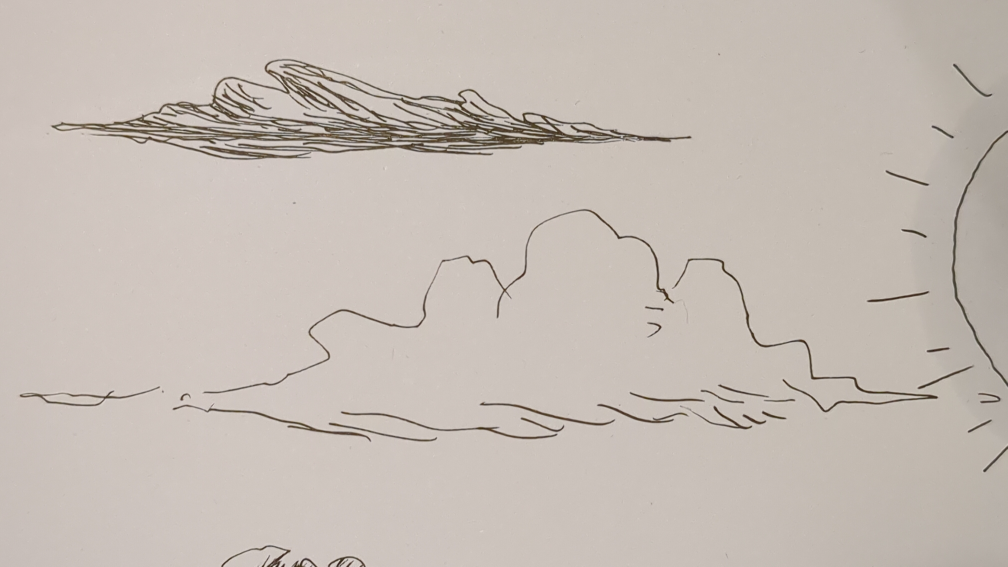
#> input picture workshop/nuages-2.jpg, 4032 x 2268 px, found by its file name (shown at 1/4 size)
$ python make_clouds.py ../workshop/nuages-1.jpg
#> lines starting #> are read from the running program, lines starting #| are printed output that depends on the picture; after the words box and inside, x2 and y2 are one past the last pixel; in counts of white or black regions, pixels touching at a corner belong together
# The engraving's clouds, from the pen drawings nuages-1.jpg and nuages-2.jpg: their
# ink cleaned, the inside filled with paper, engraver's hatching added in the shade (level strokes,
# swelling and breaking as a burin cuts them, closer and heavier low down, crossed in the deepest
# shade; the light from above left), the drawing's own strokes on top. RGBA PNGs.
# Needs numpy and Pillow. From the game's folder:
#   python3 tools/make_clouds.py            (writes assets/clouds/cloud-cumulus.png -- the one the game uses)
#   python3 tools/make_clouds.py --all DIR  (also the billowing one and the streaked one, taken out of the game)
import os, sys, math
from pathlib import Path
import numpy as np
from PIL import Image, ImageDraw, ImageFilter
from collections import deque

# Each cloud, cut out of its photo: the photo, and the box round it (left, top, right, bottom,
# in the photo's pixels).
DRAWINGS = Path(__file__).resolve().parents[1] / 'workshop' / 'specs and corrections'
SOURCES = {
    'billow':  ('nuages-1.jpg', (1238, 57, 2764, 1900)),
    'streak':  ('nuages-2.jpg', (172, 201, 2822, 662)),
    'cumulus': ('nuages-2.jpg', (43, 806, 3801, 1800)),
}

def crop(name):
    filename, box = SOURCES[name]
    with Image.open(DRAWINGS / filename) as photo:
        return photo.crop(box)

# ---- the ink: lighting flattened, a soft alpha (0 paper .. 1 ink), specks dropped ----
from PIL import Image, ImageFilter
from collections import deque

def ink(im, width, cut=0.80, soft=0.22, speck=40):
    im = im.convert('L')
    bg = im.filter(ImageFilter.GaussianBlur(45))
    g = np.asarray(im, dtype=np.float32) / np.maximum(np.asarray(bg, dtype=np.float32), 1)
    h = int(round(im.height * width / im.width))
    g = np.asarray(Image.fromarray(np.clip(g * 255, 0, 255).astype(np.uint8)).resize((width, h), Image.LANCZOS), dtype=np.float32) / 255
    a = np.clip((cut - g) / soft, 0, 1)
    return drop_specks(a, speck)

def components(mask):
    H, W = mask.shape
    lab = np.zeros((H, W), np.int32)
    comps = []
    ys, xs = np.nonzero(mask)
    for y0, x0 in zip(ys, xs):
        if lab[y0, x0]: continue
        n = len(comps) + 1
        q = deque([(y0, x0)]); lab[y0, x0] = n; pts = []
        while q:
            y, x = q.popleft(); pts.append((y, x))
            for dy in (-1, 0, 1):
                for dx in (-1, 0, 1):
                    yy, xx = y + dy, x + dx
                    if 0 <= yy < H and 0 <= xx < W and mask[yy, xx] and not lab[yy, xx]:
                        lab[yy, xx] = n; q.append((yy, xx))
        comps.append(np.array(pts))
    return lab, comps

def drop_specks(a, speck):
    lab, comps = components(a > 0.5)
    keep = np.zeros(len(comps) + 1, bool)
    for i, c in enumerate(comps): keep[i + 1] = len(c) >= speck
    near = keep[lab]                                     # (soft edges kept next to kept strokes)
    grow = np.asarray(Image.fromarray((near * 255).astype(np.uint8)).filter(ImageFilter.MaxFilter(5)), np.float32) / 255
    return a * grow

# ---- the clouds ----

PAPER = np.array([244, 240, 231], np.float32) / 255
INK = np.array([19, 17, 16], np.float32) / 255

def smooth(v, k):
    k = max(1, int(k)) | 1
    pad = np.pad(v, k // 2, mode='edge')
    return np.convolve(pad, np.ones(k) / k, mode='valid')

def fill_mask(a, close=9, sm=15):
    """Inside the cloud: each column filled from its topmost ink to its lowest, smoothed."""
    H, W = a.shape
    b = a > 0.5
    top = np.full(W, np.nan); bot = np.full(W, np.nan)
    for x in range(W):
        ys = np.nonzero(b[:, x])[0]
        if len(ys): top[x], bot[x] = ys[0], ys[-1]
    xs = np.arange(W); ok = ~np.isnan(top)
    if ok.sum() < 2: return np.zeros_like(a)
    top = np.interp(xs, xs[ok], top[ok]); bot = np.interp(xs, xs[ok], bot[ok])
    x0, x1 = xs[ok].min(), xs[ok].max()
    top, bot = smooth(top, sm), smooth(bot, sm)
    yy = np.arange(H)[:, None]
    m = ((yy >= top[None, :]) & (yy <= bot[None, :]) & (xs[None, :] >= x0) & (xs[None, :] <= x1)).astype(np.float32)
    im = Image.fromarray((m * 255).astype(np.uint8)).filter(ImageFilter.GaussianBlur(1.2))
    return np.asarray(im, np.float32) / 255, top, bot

def hatch(m, top, bot, spacing=10.0, heavy=4.6, seed=1):
    """Level strokes in the shade: from a third of the way down each column, heavier towards its
    bottom and its right (the light from above left); crossed where it is darkest; broken here and
    there, swelling along their length."""
    H, W = m.shape
    rng = np.random.default_rng(seed)
    yy, xx = np.mgrid[0:H, 0:W].astype(np.float32)
    v = np.clip((yy - top[None, :]) / np.maximum(bot - top, 1)[None, :], 0, 1)
    shade = np.clip((v - 0.3) / 0.7, 0, 1) ** 1.2 * (0.7 + 0.3 * xx / W)
    wave = 1.3 * np.sin(xx * 0.021 + yy * 0.004) + 0.7 * np.sin(xx * 0.057 + 2.1)
    u = (yy - wave) / spacing
    k = np.floor(u)
    d = np.abs(u - k - 0.5) * spacing
    swell = 0.65 + 0.35 * np.sin(xx * 0.03 + k * 1.7)
    breaks = np.sin(xx * 0.011 + k * 4.1) + 0.6 * np.sin(xx * 0.047 + k * 2.3)
    th = heavy * shade * swell * (breaks > -0.9)
    lines = np.clip(th / 2 - d + 0.5, 0, 1) * (th > 0.3)
    # crossed, at a slant, in the deepest shade
    u2 = (yy * math.cos(0.35) + xx * math.sin(0.35)) / (spacing * 1.3)
    d2 = np.abs(u2 - np.floor(u2) - 0.5) * spacing * 1.3
    th2 = 3.0 * np.clip((shade - 0.62) / 0.38, 0, 1)
    lines = np.maximum(lines, np.clip(th2 / 2 - d2 + 0.5, 0, 1) * (th2 > 0.3))
    edge = np.asarray(Image.fromarray((m * 255).astype(np.uint8)).filter(ImageFilter.MinFilter(5)), np.float32) / 255
    return lines * edge

def bold(a, grow=5):
    """The pen's lines made a burin's: wider, to stay lines once the cloud is drawn small."""
    im = Image.fromarray((a * 255).astype(np.uint8)).filter(ImageFilter.MaxFilter(grow)).filter(ImageFilter.GaussianBlur(0.8))
    return np.asarray(im, np.float32) / 255

def compose(a, m, h, grow=5):
    a = bold(a, grow)
    inkA = np.maximum(a, h)
    alpha = np.maximum(m, a)
    rgb = PAPER[None, None, :] * (1 - inkA[..., None]) + INK[None, None, :] * inkA[..., None]
    out = np.dstack([rgb, alpha[..., None]])
    return Image.fromarray((np.clip(out, 0, 1) * 255).astype(np.uint8), 'RGBA')

# [24 lines left out: functions stroke, billow_side, not called in this run]

def main(out, all_three=False):
    os.makedirs(out, exist_ok=True)
    if all_three:
        others(out)
    # the cumulus (nuages-2, middle), without the sun's rays on its right
    a = ink(crop('cumulus'), 1300)
#> in crop, photo is the input picture: PIL image 4032x2268 RGB; mean R, G, B 197.3, 188, 180.4
#> in components, `ys, xs = np.nonzero(mask)`: ys = 9510 values from 2 to 331; xs = 9510 values, max 1299 at index 3306, min 13 at index 4441, mean 764.8
#> the loop in components, `for y0, x0 in zip(ys, xs):` made 9510 passes
#> (y0, x0) on passes 2, 4, 5: (2, 392), (11, 789), (11, 790)
#> after the loop in components, `for y0, x0 in zip(ys, xs):`:
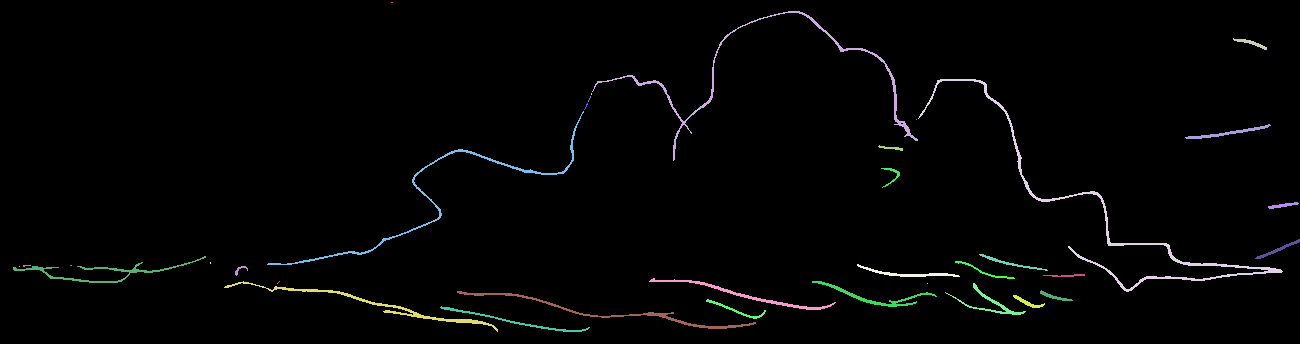
#> lab: shape (344, 1300) int32; 36 distinct labels, from 0 to 35; one colour per label, 0 black
#> after the loop in components, `for y0, x0 in zip(ys, xs):`: comps = 35 items
#> the loop in drop_specks, `for i, c in enumerate(comps): keep[i + 1] = len(c) >= speck` made 35 passes
#> c on passes 1, 5, 9, 18, 21, 22, 27, 29: [[2, 391], [2, 392]], [[93, 591], [94, 591]], [[119, 916]], [[262, 210], [263, 210]], [[265, 70], [265, 71]], [[266, 19]], [[281, 279], [282, 278], [283, 277]], [[283, 927]]
#> in drop_specks, `grow = np.asarray(Image.fromarray((near * 255).astype(np.uint8)).filte..`:
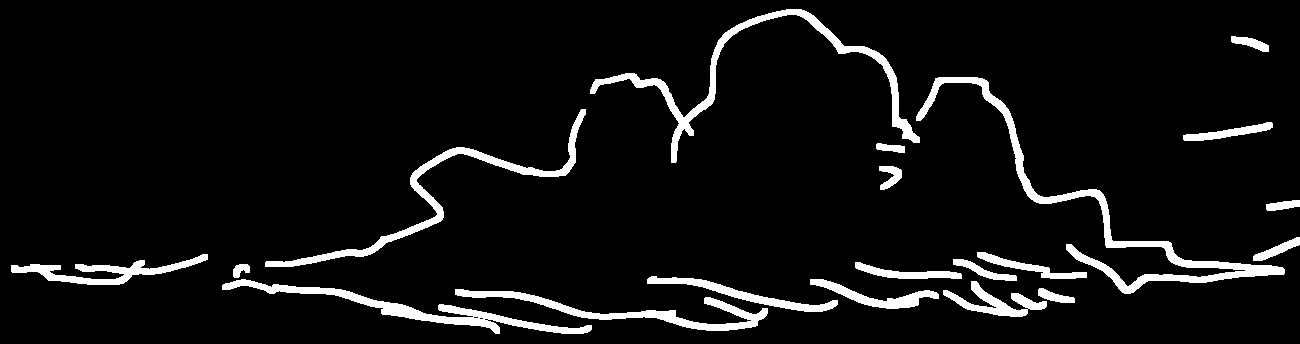
#> grow: shape (344, 1300) float32; values 0 (black) and 1 (white), 6.5% white; 20 white regions, largest, box (x1, y1, x2, y2) and area: (916, 77, 1285, 294) 5360, (590, 9, 920, 163) 4029, (222, 279, 592, 334) 3312
    lab, comps = components(a > 0.5)
#> in components (call 2), `ys, xs = np.nonzero(mask)`: ys = 9477 values from 11 to 331; xs = 9477 values, max 1299 at index 3290, min 13 at index 4412, mean 766.2
#> the loop in components (call 2), `for y0, x0 in zip(ys, xs):` made 9477 passes
#> (y0, x0) on passes 2 to 4: (11, 789), (11, 790), (11, 791)
#> after the loop in components (call 2), `for y0, x0 in zip(ys, xs):`:
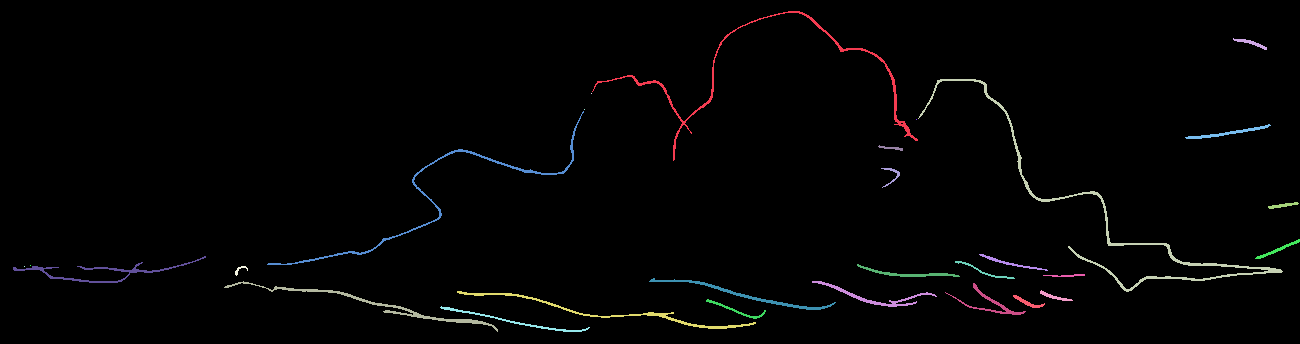
#> lab: shape (344, 1300) int32; 30 distinct labels, from 0 to 29; one colour per label, 0 black
#> after the loop in components (call 2), `for y0, x0 in zip(ys, xs):`: comps = 29 items
#> comps = 29 items
    H, W = a.shape
    gone = np.zeros_like(a)
    for i, c in enumerate(comps):
        if c[:, 1].min() > 0.9 * W: gone[lab == i + 1] = 1
#> this loop made 29 passes
#> c on passes 4, 5, 7, 17, 18: [[93, 591]], [[109, 584]], [[119, 916]], [[265, 30]], [[266, 24]]
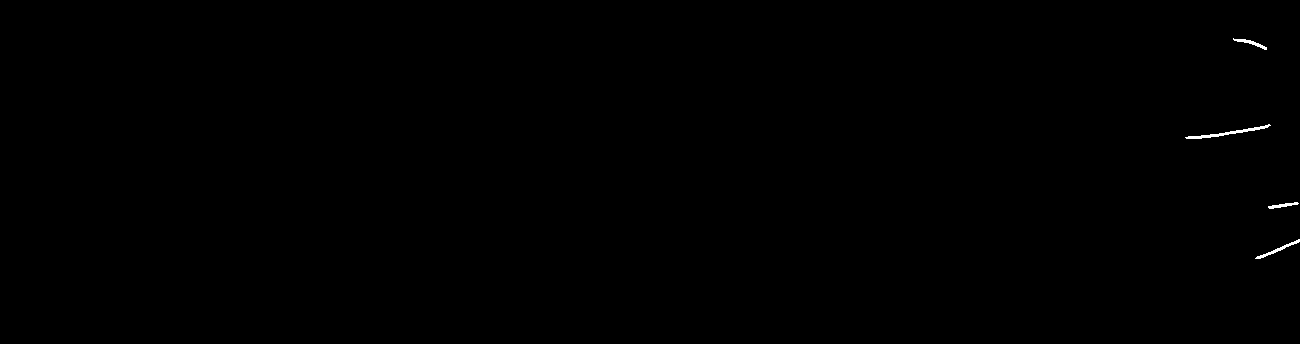
#> gone: shape (344, 1300) float32; values 0 (black) and 1 (white), 0.13% white; 4 white regions, box (x1, y1, x2, y2) and area: (1185, 124, 1271, 139) 252, (1255, 239, 1300, 259) 142, (1233, 38, 1267, 50) 110, (1268, 202, 1299, 209) 94
    gone = np.asarray(Image.fromarray((gone * 255).astype(np.uint8)).filter(ImageFilter.MaxFilter(9)), np.float32) / 255
#> gone: shape (344, 1300) float32; values 0 (black) and 1 (white), 0.62% white; 4 white regions, box (x1, y1, x2, y2) and area: (1181, 120, 1275, 143) 1124, (1251, 235, 1300, 263) 678, (1229, 34, 1271, 54) 542, (1264, 198, 1300, 213) 431
    a = a * (1 - gone)                                  # (the rays and their soft edges)
    m, top, bot = fill_mask(a)
#> the loop in fill_mask, `for x in range(W):` made 1300 passes
#> ys on passes 14 to 16: [267, 268, 269], [267, 268, 269, 270], [267, 268, 269, 270]
#> in fill_mask, `xs = np.arange(W)`: xs = 1300 values from 0 to 1299
#> in fill_mask, `top = np.interp(xs, xs[ok], top[ok])`: top = 1300 values, max 315 at index 590, min 11 at index 788, mean 180.2
#> in fill_mask, `bot = np.interp(xs, xs[ok], bot[ok])`: bot = 1300 values, max 331 at index 497, min 257 at index 204, mean 297.1
#> in fill_mask, `x0, x1 = xs[ok].min(), xs[ok].max()`: x0 = 13; x1 = 1282
#> in smooth, `pad = np.pad(v, k // 2, mode='edge')`: pad = 1314 values, max 315 at index 597, min 11 at index 795, mean 181.1
#> in fill_mask, `top, bot = smooth(top, sm), smooth(bot, sm)`: top = 1300 values, max 285.4 at index 259, min 11.2 at index 792, mean 180.2; bot = 1300 values, max 331 at index 570, min 259.2 at index 200, mean 297.1
#> in fill_mask, `yy = np.arange(H)[:, None]`: yy = 344 values from 0 to 343
#> in fill_mask, `m = ((yy >= top[None, :]) & (yy <= bot[None, :]) & (xs[None, :] >= x0)..`:
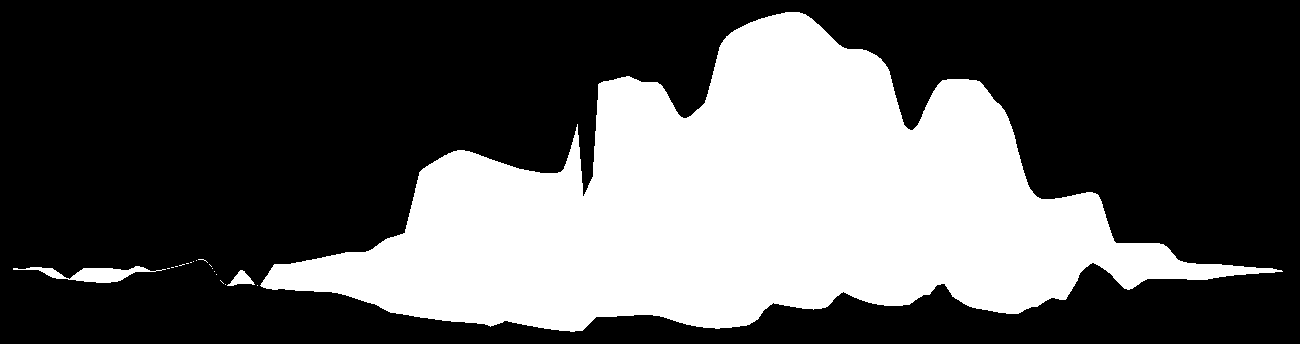
#> m: shape (344, 1300) float32; values 0 (black) and 1 (white), 34% white; 19 white regions (16 under 20 px), largest, box (x1, y1, x2, y2) and area: (260, 12, 1283, 332) 150739, (13, 266, 166, 283) 1037, (227, 270, 255, 286) 219
    compose(a, m, hatch(m, top, bot, seed=3)).save(f'{out}/cloud-cumulus.png')
#> in compose, `rgb = PAPER[None, None, :] * (1 - inkA[..., None]) + INK[None, None, :..`:
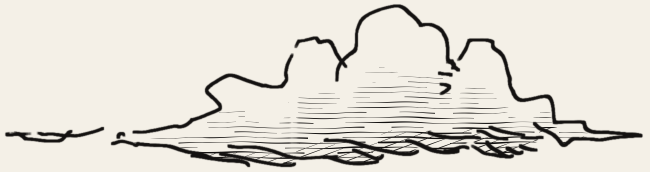
#> rgb: shape (344, 1300, 3) float64 (shown at 1/2 size); mean of channels 0, 1, 2 0.885, 0.87, 0.838; drawn as R, G, B
#> in compose, `out = np.dstack([rgb, alpha[..., None]])`:
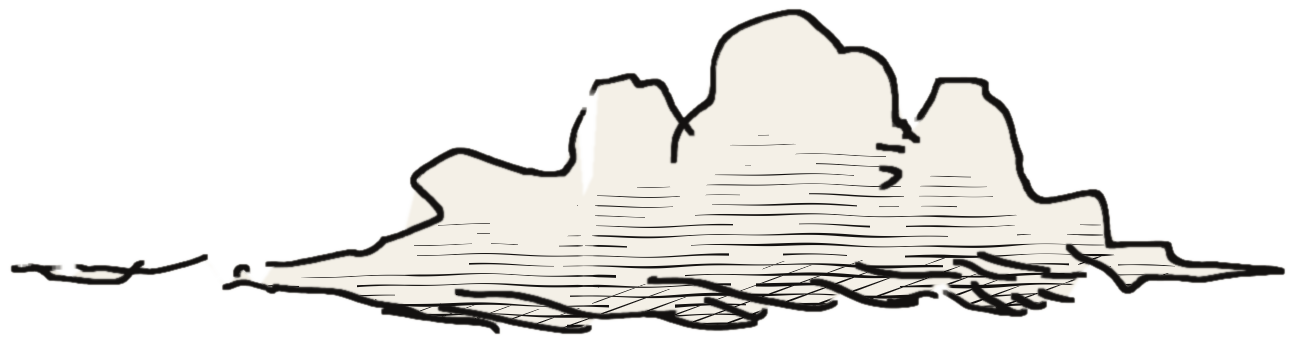
#> out: shape (344, 1300, 4) float64; mean of channels 0, 1, 2, 3 0.885, 0.87, 0.838, 0.36; transparent parts drawn white

# [10 lines left out: function others, not called in this run]

if __name__ == '__main__':
    args = [a for a in sys.argv[1:] if a != '--all']
    main(args[0] if args else 'assets/clouds', '--all' in sys.argv)

$ run again, with workshop/Anna dash.jpg copied over workshop/nuages-2.jpg
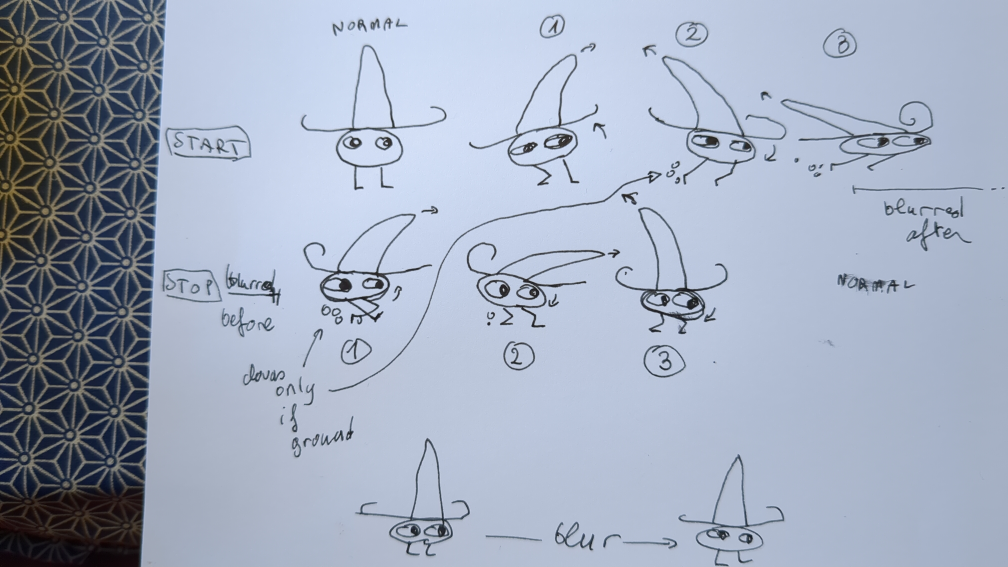
#> input picture workshop/Anna dash.jpg, 4032 x 2268 px, found by its file name (shown at 1/4 size)
#> in crop, photo is the input picture: PIL image 4032x2268 RGB; mean R, G, B 161.9, 172.2, 191.2
#> mask: shape (344, 1300) bool; 10.2% white; 206 white regions (40 under 20 px), largest, box (x1, y1, x2, y2) and area: (837, 8, 992, 184) 2674, (405, 17, 583, 170) 2505, (631, 57, 823, 174) 2082
#> the loop in components, `for y0, x0 in zip(ys, xs):` made 45599 passes
#> x0 on passes 1 to 3: 8, 9, 10
#> after the loop in components, `for y0, x0 in zip(ys, xs):`: comps = 206 items
#> the loop in drop_specks, `for i, c in enumerate(comps): keep[i + 1] = len(c) >= speck` made 206 passes
#> c on passes 2, 13, 16: [[0, 55], [1, 55]], [[0, 850], [0, 851], [0, 852]], [[0, 1235]]
#> grow: shape (344, 1300) float32; values 0 (black) and 1 (white), 22.6% white; 35 white regions, largest, box (x1, y1, x2, y2) and area: (0, 0, 202, 344) 54467, (629, 55, 845, 176) 7445, (403, 15, 585, 172) 7152
#> the loop in components (call 2), `for y0, x0 in zip(ys, xs):` made 45119 passes
#> after the loop in components (call 2), `for y0, x0 in zip(ys, xs):`:
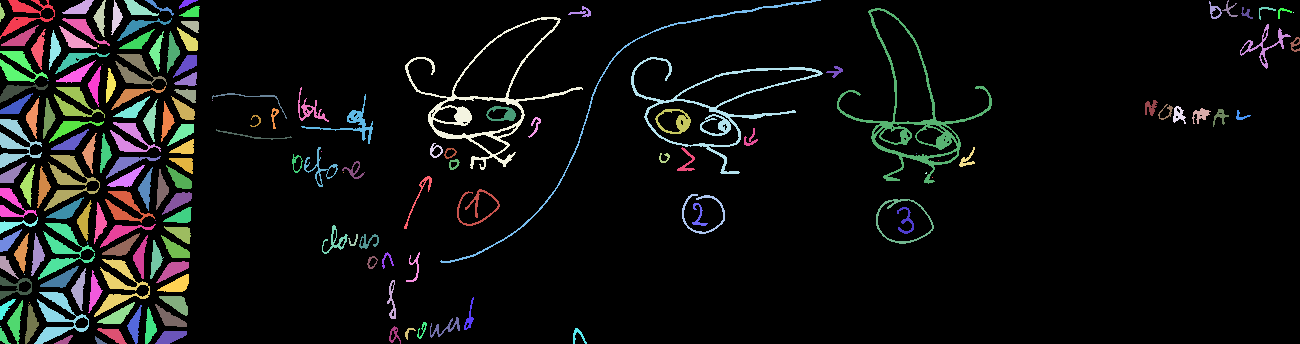
#> lab: shape (344, 1300) int32; 172 distinct labels, from 0 to 171; one colour per label, 0 black
#> after the loop in components (call 2), `for y0, x0 in zip(ys, xs):`: comps = 171 items
#> the loop in main, `for i, c in enumerate(comps):` made 171 passes
#> c on passes 18, 33, 40: [[12, 1293]], [[45, 98], [46, 98]], [[64, 102]]
#> xs = 1300 values from 0 to 1299
#> in fill_mask, `top = np.interp(xs, xs[ok], top[ok])`: top = 1300 values, max 340 at index 400, min 0 at index 8, mean 66.2
#> in fill_mask, `bot = np.interp(xs, xs[ok], bot[ok])`: bot = 1300 values, max 343 at index 5, min 8 at index 199, mean 188.4
#> in fill_mask, `x0, x1 = xs[ok].min(), xs[ok].max()`: x0 = 0; x1 = 1169
#> pad = 1314 values, max 340 at index 407, min 0 at index 15, mean 66.07
#> in fill_mask, `top, bot = smooth(top, sm), smooth(bot, sm)`: top = 1300 values, max 293.2 at index 396, min 0.0667 at index 190, mean 66.2; bot = 1300 values, max 343 at index 162, min 48.54 at index 203, mean 188.4
#> in fill_mask, `yy = np.arange(H)[:, None]`: yy = 344 values from 0 to 343
#> in compose, `out = np.dstack([rgb, alpha[..., None]])`:
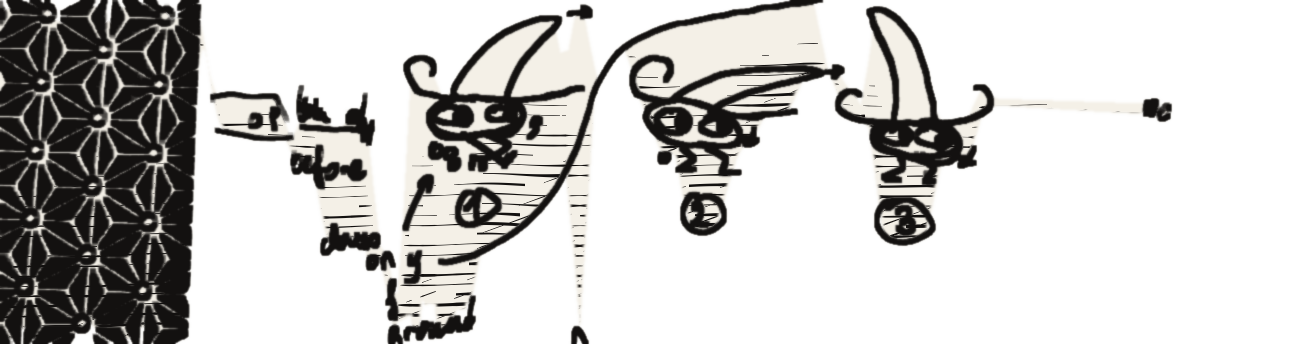
#> out: shape (344, 1300, 4) float64; mean of channels 0, 1, 2, 3 0.757, 0.743, 0.715, 0.381; transparent parts drawn white
